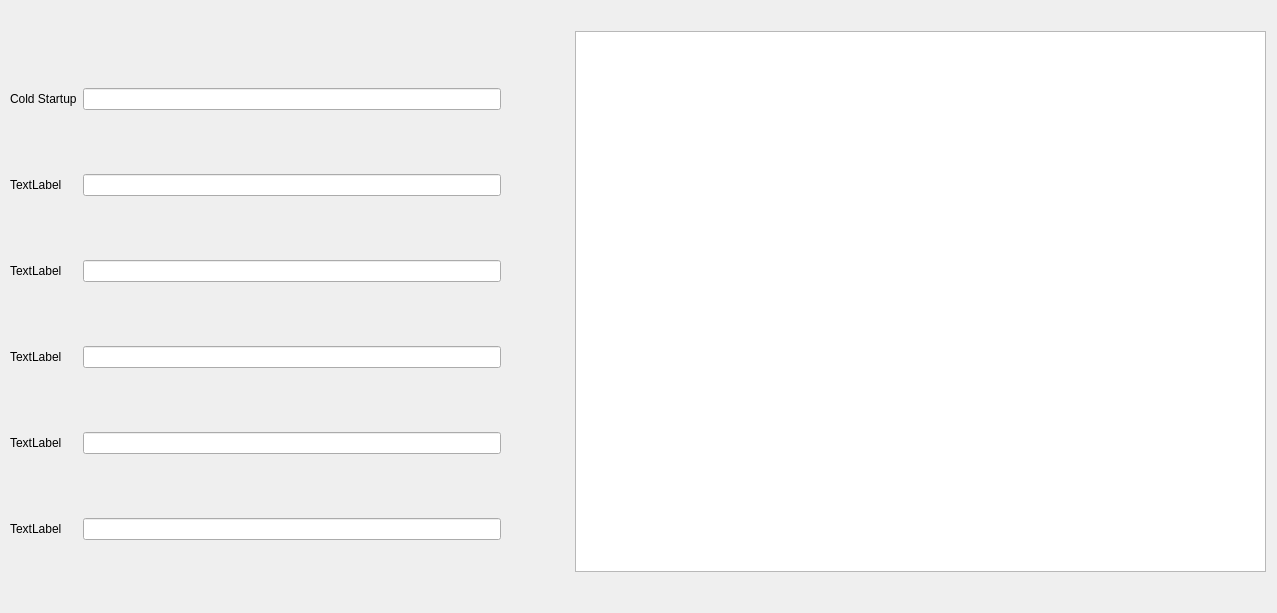
<?xml version="1.0" encoding="UTF-8"?>
<ui version="4.0">
 <class>TESTSETUP</class>
 <widget class="QWidget" name="TESTSETUP">
  <property name="geometry">
   <rect>
    <x>0</x>
    <y>0</y>
    <width>1277</width>
    <height>613</height>
   </rect>
  </property>
  <property name="windowTitle">
   <string>Form</string>
  </property>
  <widget class="QWidget" name="gridLayoutWidget">
   <property name="geometry">
    <rect>
     <x>10</x>
     <y>30</y>
     <width>491</width>
     <height>571</height>
    </rect>
   </property>
   <layout class="QGridLayout" name="gridLayout">
    <item row="0" column="0">
     <widget class="QLabel" name="coldstart_label">
      <property name="text">
       <string>Cold Startup</string>
      </property>
     </widget>
    </item>
    <item row="0" column="2">
     <widget class="QLineEdit" name="coldstart_Edit"/>
    </item>
    <item row="4" column="0">
     <widget class="QLabel" name="label_3">
      <property name="text">
       <string>TextLabel</string>
      </property>
     </widget>
    </item>
    <item row="4" column="2">
     <widget class="QLineEdit" name="lineEdit_3"/>
    </item>
    <item row="5" column="0">
     <widget class="QLabel" name="label_2">
      <property name="text">
       <string>TextLabel</string>
      </property>
     </widget>
    </item>
    <item row="5" column="2">
     <widget class="QLineEdit" name="lineEdit_2"/>
    </item>
    <item row="3" column="2">
     <widget class="QLineEdit" name="lineEdit_4"/>
    </item>
    <item row="3" column="0">
     <widget class="QLabel" name="label_4">
      <property name="text">
       <string>TextLabel</string>
      </property>
     </widget>
    </item>
    <item row="2" column="2">
     <widget class="QLineEdit" name="lineEdit_5"/>
    </item>
    <item row="2" column="0">
     <widget class="QLabel" name="label_5">
      <property name="text">
       <string>TextLabel</string>
      </property>
     </widget>
    </item>
    <item row="1" column="2">
     <widget class="QLineEdit" name="lineEdit_6"/>
    </item>
    <item row="1" column="0">
     <widget class="QLabel" name="label_6">
      <property name="text">
       <string>TextLabel</string>
      </property>
     </widget>
    </item>
   </layout>
  </widget>
  <widget class="QTableView" name="AFR_tableview">
   <property name="geometry">
    <rect>
     <x>575</x>
     <y>31</y>
     <width>691</width>
     <height>541</height>
    </rect>
   </property>
   <property name="textElideMode">
    <enum>Qt::ElideMiddle</enum>
   </property>
   <property name="showGrid">
    <bool>true</bool>
   </property>
  </widget>
 </widget>
 <resources/>
 <connections/>
</ui>
